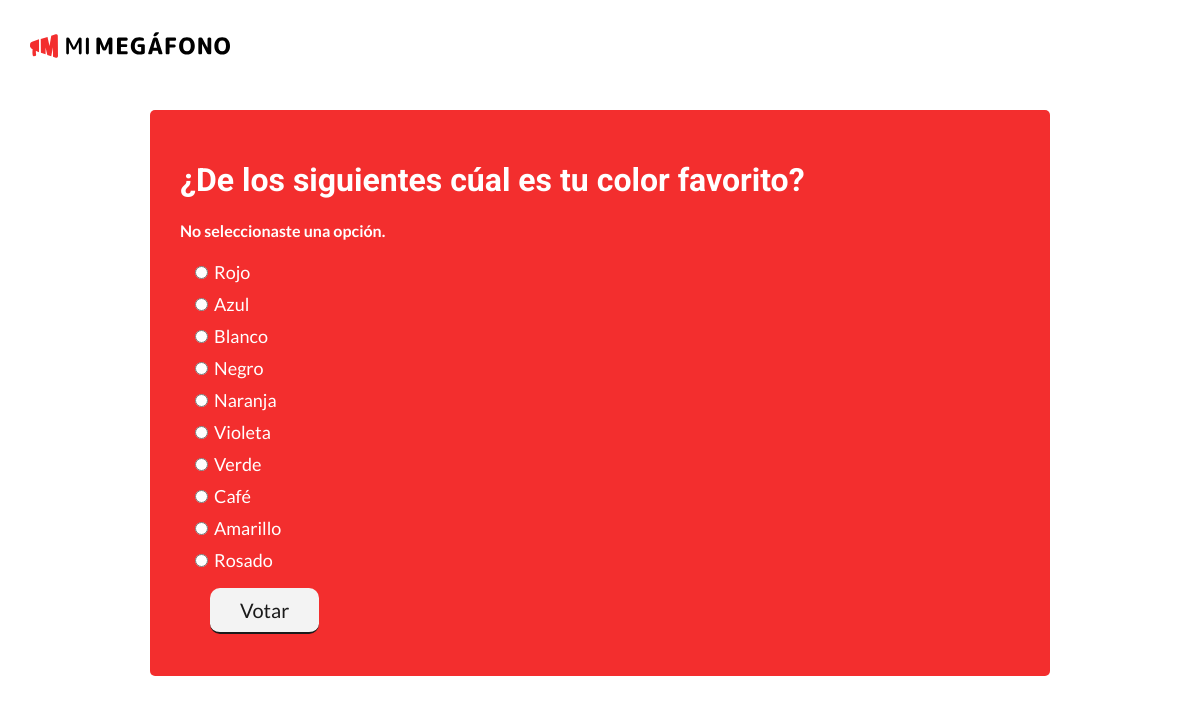
The page /polls/1/vote/ on the database its author committed.
### polls/models.py (models this page shows, shortened)
class Question(models.Model):
    question_text = models.CharField(max_length=200)
    pub_date = models.DateTimeField('date published')

class Choice(models.Model):
    question = models.ForeignKey(Question, on_delete=models.CASCADE)
    choice_text = models.CharField(max_length=200)
    votes = models.IntegerField(default=0)

### polls/views.py (the view)
# urls.py: path('<int:question_id>/vote/', views.vote, name='vote'),
def vote(request, question_id):
    question = get_object_or_404(Question, pk=question_id)
    try:
        selected_choice = question.choice_set.get(pk=request.POST['choice'])
    except (KeyError, Choice.DoesNotExist):
        return render(request, 'polls/detail.html', {
            'question': question,
            'error_message': "No seleccionaste una opción.",
        })
    else:
        selected_choice.votes += 1
        selected_choice.save()
        return HttpResponseRedirect(reverse('polls:results', args=(question.id,)))

### polls/templates/polls/detail.html (shortened to what this page needs)
<!DOCTYPE html>
<html lang="es">
<head>
    {% load static %}
    <link rel="stylesheet" type="text/css" href="{% static 'polls/style.css' %}">
</head>
<body>
    <header>
        <a class="header-brand" href="{% url 'polls:index' %}">
        </a>
    </header>
    <div class="container">
        <h1 class="poll-title">{{ question.question_text }}</h1>
        {% if error_message %}<p><strong>{{ error_message }}</strong></p>{% endif %}
        <form class="form" action="{% url 'polls:vote' question.id %}" method="post">
        {% for choice in question.choice_set.all %}
            <div class="options-container">
                <input class="radio-option" type="radio" name="choice" id="choice{{ forloop.counter }}" value="{{ choice.id }}">
                <label class="radio-label" for="choice{{ forloop.counter }}">{{ choice.choice_text }}</label><br>
            </div>
        {% endfor %}
            <input class="form-button" type="submit" value="Votar">
        </form>
    </div>
</body>
</html>

### polls/static/polls/style.css (style rules this page uses)
:root { --primary-color: #f32e2e; --secondary-color: #1a1a1a; --terciary-color: #f3f3f3; --font-title: 'Roboto', sans-serif; --font: 'Lato', sans-serif; }
body { margin: 0; padding: 0; width: 100%; height: 100%; font-family: var(--font); }
header { width: 100%; height: 30px; padding: 30px; display: flex; justify-content: flex-start; box-sizing: border-box; }
.header-brand { width: 200px; height: 30px; }
.header-svg { width: 100%; height: 100%; }
.container { width: 70%; min-height: 300px; margin: 50px auto; background-color: var(--primary-color); color: white; border-radius: 5px; padding: 30px; }
.poll-title { font-family: var(--font-title); }
.form { width: 100%; padding: 0 10px; box-sizing: border-box; }
.options-container { padding: 5px 0; }
.radio-label { font-size: 18px; }
.form-button { font-family: var(--font); color: var(--secondary-color); font-size: 20px; padding: 10px 30px; background-color: var(--terciary-color); border: none; border-bottom: 2px solid var(--secondary-color); border-radius: 10px; margin: 12px 20px; }

### rows shown on the page
Question: question_text "¿De los siguientes cúal es tu color favorito?"
Choice: choice_text "Rojo"
Choice: choice_text "Azul"
Choice: choice_text "Blanco"
Choice: choice_text "Negro"
Choice: choice_text "Naranja"
Choice: choice_text "Violeta"
Choice: choice_text "Verde"
Choice: choice_text "Café"
Choice: choice_text "Amarillo"
Choice: choice_text "Rosado"

### other values the page prints
{{ error_message }} "No seleccionaste una opción."
